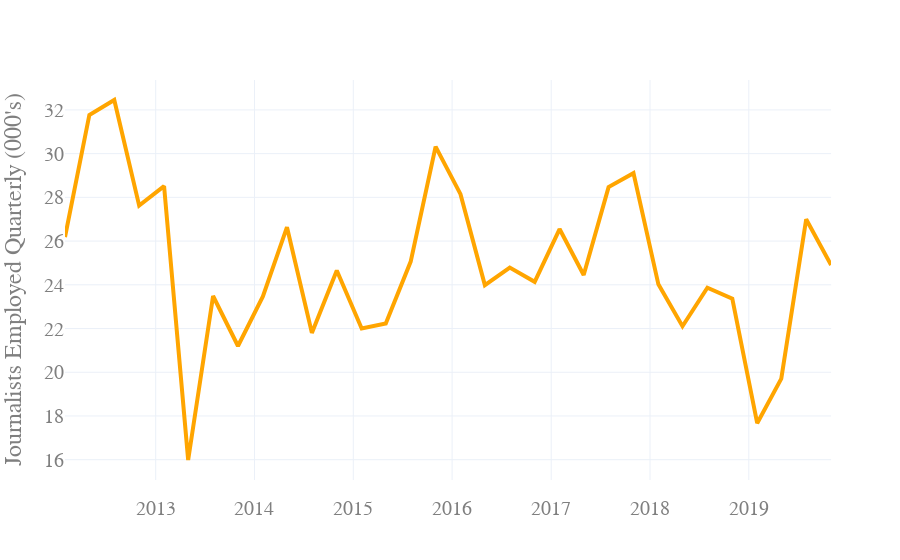

Notebook source saved alongside this figure:
### Markdown cell above
## Visualise data

### Code cell
x = journalists_grouped['Mid-quarter month']
y0 = journalists_grouped["Employed total ('000)"]


# Create figure with secondary y-axis
fig = make_subplots(specs=[[{"secondary_y": True}]])

fig.add_trace(
    go.Scatter(x=x, y=y0,
               name="Journalists & Other Writers (Unit Level)",
              line = dict(color='orange', width=4))
)

# Add figure title
fig.update_layout(
    yaxis_title="Journalists Employed Quarterly (000's)",
    font=dict(
        family="Arial",
        size=20,
        color="#7f7f7f"),
    margin=dict(l=20, r=20, t=80, b=80),
    legend=dict(x=0, y=1.3)
)

# Set x-axis title
# fig.update_xaxes(title_text="Quarter")

fig.update_xaxes(showgrid=True, ticks="outside", tickwidth=2, tickcolor='white', ticklen=10)
fig.update_yaxes(zeroline=True, zerolinewidth=10, showgrid=True)

fig = go.FigureWidget(fig)
fig.layout.template = 'plotly_white'

fig.show()

### Figure 1 — Plotly figure (JSON) as saved in the notebook; plotly's stock layout.template omitted (floating-point values rounded to 4 significant figures)
{"data": [{"line": {"color": "orange", "width": 4}, "name": "Journalists & Other Writers (Unit Level)", "type": "scatter", "uid": "e6baa31f-f26d-49dd-8a85-25d743891d81", "x": ["2012-02-01T00:00:00", "2012-05-01T00:00:00", "2012-08-01T00:00:00", "2012-11-01T00:00:00", "2013-02-01T00:00:00", "2013-05-01T00:00:00", "2013-08-01T00:00:00", "2013-11-01T00:00:00", "2014-02-01T00:00:00", "2014-05-01T00:00:00", "2014-08-01T00:00:00", "2014-11-01T00:00:00", "2015-02-01T00:00:00", "2015-05-01T00:00:00", "2015-08-01T00:00:00", "2015-11-01T00:00:00", "2016-02-01T00:00:00", "2016-05-01T00:00:00", "2016-08-01T00:00:00", "2016-11-01T00:00:00", "2017-02-01T00:00:00", "2017-05-01T00:00:00", "2017-08-01T00:00:00", "2017-11-01T00:00:00", "2018-02-01T00:00:00", "2018-05-01T00:00:00", "2018-08-01T00:00:00", "2018-11-01T00:00:00", "2019-02-01T00:00:00", "2019-05-01T00:00:00", "2019-08-01T00:00:00", "2019-11-01T00:00:00"], "y": [26.18, 31.77, 32.45, 27.62, 28.52, 15.99, 23.49, 21.2, 23.47, 26.63, 21.8, 24.65, 22.0, 22.23, 25.06, 30.32, 28.15, 23.98, 24.79, 24.14, 26.55, 24.45, 28.47, 29.11, 24.02, 22.1, 23.87, 23.37, 17.67, 19.71, 27.0, 24.9]}], "layout": {"font": {"color": "#7f7f7f", "family": "Arial", "size": 20}, "legend": {"x": 0, "y": 1.3}, "margin": {"b": 80, "l": 20, "r": 20, "t": 80}, "xaxis": {"anchor": "y", "domain": [0, 0.94], "showgrid": true, "tickcolor": "white", "ticklen": 10, "ticks": "outside", "tickwidth": 2}, "yaxis": {"anchor": "x", "domain": [0, 1], "showgrid": true, "title": {"text": "Journalists Employed Quarterly (000's)"}, "zeroline": true, "zerolinewidth": 10}, "yaxis2": {"anchor": "x", "overlaying": "y", "showgrid": true, "side": "right", "zeroline": true, "zerolinewidth": 10}}}
